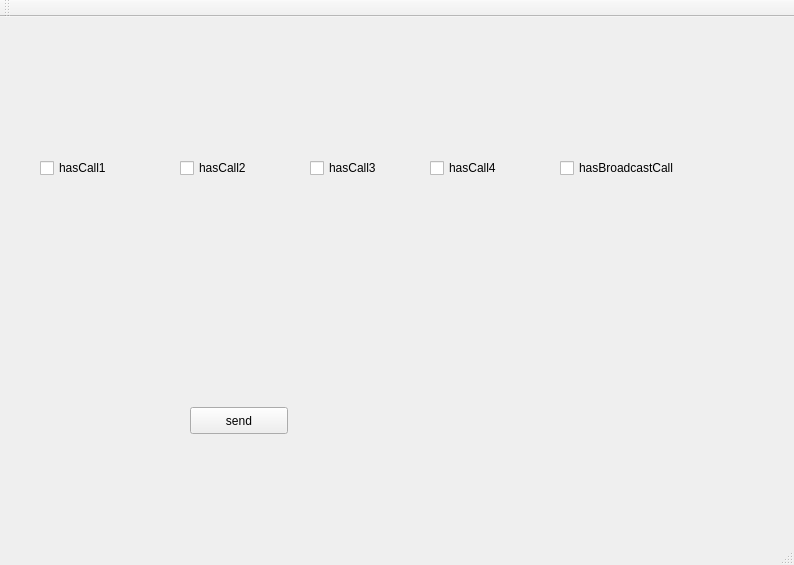
<?xml version="1.0" encoding="UTF-8"?>
<ui version="4.0">
 <class>MainWindow</class>
 <widget class="QMainWindow" name="MainWindow">
  <property name="geometry">
   <rect>
    <x>0</x>
    <y>0</y>
    <width>794</width>
    <height>565</height>
   </rect>
  </property>
  <property name="windowTitle">
   <string>MainWindow</string>
  </property>
  <widget class="QWidget" name="centralWidget">
   <widget class="QPushButton" name="pushButton">
    <property name="geometry">
     <rect>
      <x>190</x>
      <y>390</y>
      <width>98</width>
      <height>27</height>
     </rect>
    </property>
    <property name="text">
     <string>send</string>
    </property>
   </widget>
   <widget class="QCheckBox" name="hasCall1">
    <property name="geometry">
     <rect>
      <x>40</x>
      <y>140</y>
      <width>97</width>
      <height>22</height>
     </rect>
    </property>
    <property name="text">
     <string>hasCall1</string>
    </property>
   </widget>
   <widget class="QCheckBox" name="hasCall2">
    <property name="geometry">
     <rect>
      <x>180</x>
      <y>140</y>
      <width>97</width>
      <height>22</height>
     </rect>
    </property>
    <property name="text">
     <string>hasCall2</string>
    </property>
   </widget>
   <widget class="QCheckBox" name="hasCall3">
    <property name="geometry">
     <rect>
      <x>310</x>
      <y>140</y>
      <width>97</width>
      <height>22</height>
     </rect>
    </property>
    <property name="text">
     <string>hasCall3</string>
    </property>
   </widget>
   <widget class="QCheckBox" name="hasCall4">
    <property name="geometry">
     <rect>
      <x>430</x>
      <y>140</y>
      <width>97</width>
      <height>22</height>
     </rect>
    </property>
    <property name="text">
     <string>hasCall4</string>
    </property>
   </widget>
   <widget class="QCheckBox" name="hasBroadcastCall">
    <property name="geometry">
     <rect>
      <x>560</x>
      <y>140</y>
      <width>161</width>
      <height>22</height>
     </rect>
    </property>
    <property name="text">
     <string>hasBroadcastCall</string>
    </property>
    <property name="tristate">
     <bool>false</bool>
    </property>
   </widget>
  </widget>
  <widget class="QMenuBar" name="menuBar">
   <property name="geometry">
    <rect>
     <x>0</x>
     <y>0</y>
     <width>794</width>
     <height>26</height>
    </rect>
   </property>
  </widget>
  <widget class="QToolBar" name="mainToolBar">
   <attribute name="toolBarArea">
    <enum>TopToolBarArea</enum>
   </attribute>
   <attribute name="toolBarBreak">
    <bool>false</bool>
   </attribute>
  </widget>
  <widget class="QStatusBar" name="statusBar"/>
 </widget>
 <layoutdefault spacing="6" margin="11"/>
 <resources/>
 <connections/>
</ui>
